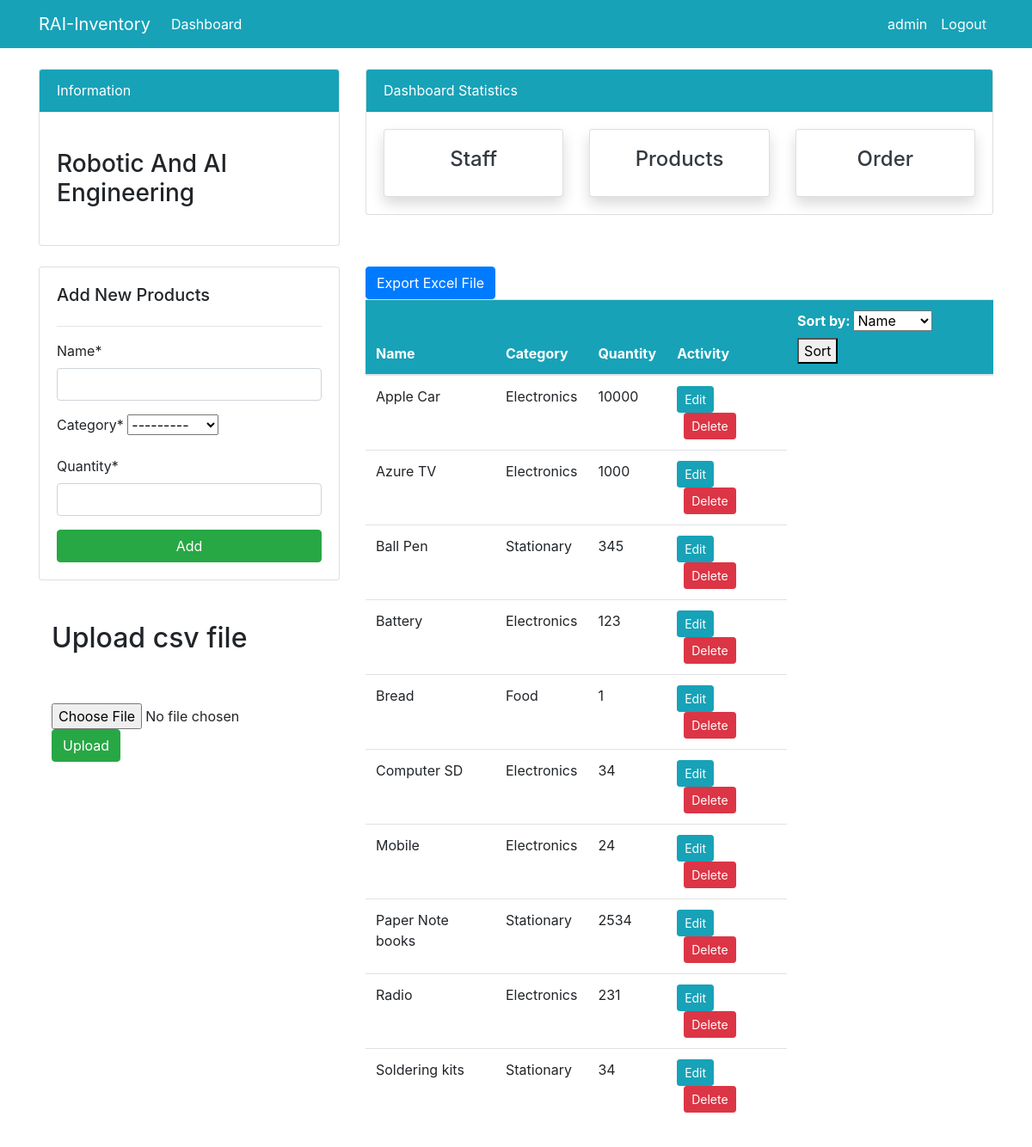
The app's page /product/ (signed in) with its own data.
### dashboard/models.py (models this page shows, shortened)
class Product(models.Model):
     name = models.CharField(max_length = 100 , null=True)
     category = models.CharField(max_length = 20,choices = CATEGORY ,null=True)
     quantity = models.PositiveBigIntegerField( null=True)
     class Meta:
         verbose_name_plural = 'Product'

### dashboard/views.py (the view, shortened to what this page needs)
# urls.py: path('product/',views.products, name = 'dashboard-products'),
@login_required(login_url='user-login') #sorting happens in this functions
def products(request):
    if request.method == "POST":
        form = ProductForm(request.POST)
        if form.is_valid():
            try:
                form.save()
                product_name = form.cleaned_data.get('name')
                messages.success(request, f'{product_name} has been added successfully')
                return redirect('dashboard-products')
            except IntegrityError as e:
                messages.error(request, 'Error: Duplicate data found in the form submission.')
                return redirect('dashboard-products')
    else:
        form = ProductForm()
    def insertion_sort(items): # when uploading from dtabase
        items_list = list(items)  # Convert the queryset to a list
        for i in range(1, len(items_list)):
            key = items_list[i]
            j = i - 1
            while j >= 0 and key.name < items_list[j].name:
                items_list[j + 1] = items_list[j]
                j -= 1
            items_list[j + 1] = key
        return items_list
    items = Product.objects.all()
    sorted_items = insertion_sort(items)
    def bubble_sort(items, key, ascending=True):
        n = len(items)
        for i in range(n):
            for j in range(0, n-i-1):
                comparison_result = getattr(items[j], key) > getattr(items[j+1], key)
                if ascending:
                    should_swap = comparison_result
                else:
                    should_swap = not comparison_result
                if should_swap:
                    items[j], items[j+1] = items[j+1], items[j]
    sort_by = request.GET.get('sort_by', 'name')  # Default to sorting by name
    items = list(Product.objects.all())  # Convert the queryset to a list for sorting
    sort_order = request.GET.get('sort_order', 'asc')  # Default to ascending
    ascending = sort_order.lower() == 'asc'
    next_sort_order = 'desc' if sort_order.lower() == 'asc' else 'asc'
    if sort_by == 'quantity':
        bubble_sort(items, 'quantity', ascending)
    elif sort_by == 'category':
        bubble_sort(items, 'category', ascending)
    else:
        bubble_sort(items, 'name', ascending)
    context = {
        'items': items,
        'form': form,
        'current_sort': sort_by,
        'next_sort_order':next_sort_order,
    }
    return render(request, 'dashboard/products.html', context)

### dashboard/forms.py (shortened to what this page needs)
class ProductForm(forms.ModelForm):
    class Meta:
        model = Product
        fields = ['name', 'category', 'quantity']

### templates/dashboard/products.html (shortened to what this page needs)
{% extends 'partials/base.html' %}
{%block content %}
{% load crispy_forms_tags %}
{% include 'partials/topnav.html' %}
<div class = "container">
<div class="row my-4">
    <div class="col-md-4">
        <div class="card card-body">
            <h5>Add New Products</h5>
            <hr>
            <form method="POST">
                  {{form|crispy}}
                <input class="btn btn-success btn-block" type="submit" value="Add">
            </form>
        </div>
          <form class = " container mt-5" method = "POST" enctype = "multipart/form-data">
            <h2> Upload  csv file </h2>
            <input type = "file" name = "file" class = "mt-5">
            <br>
            <button type = "submit" class = "btn btn-success">Upload</button>
          </form>
    </div>
    <div class="col-md-8">
        <form method="post" action="{% url 'export_data_to_excel_from_product' %}">
            <button type="submit" class="btn btn-primary">Export Excel File</button>
        </form>
        <table class="table bg-white">
            <thead class="bg-info text-white">
                <tr>
                    <th scope="col">Name</th>
                    <th scope="col">Category</th>
                    <th scope="col">Quantity</th>
                    <th scope="col">Activity</th>
                    <th >
                        <form method="get" action="{% url 'dashboard-products' %}">
                            <label for="sort_by">Sort by:</label>
                            <select id="sort_by" name="sort_by">
                                <option value="name" {% if current_sort == 'name' %}selected{% endif %}>Name</option>
                            </select>
                            <button type="submit">Sort</button>
                        </form>
                    <th>
                    </th>
                </tr>
            </thead>
            <tbody>
                {% for item in items %}
                <tr>
                    <td>{{ item.name }}</td>
                    <td>{{ item.category }}</td>
                    <td>{{ item.quantity }}</td>
                    <td>
                        <a class="btn btn-info btn-sm mr-2"
                            href="{% url 'dashboard-product-update' item.id %}">Edit</a>
                        <a class="btn btn-danger btn-sm ml-2"
                            href="{% url 'dashboard-product-delete' item.id %}">Delete</a>
                    </td>
                </tr>
                {% endfor %}
            </tbody>
        </table>
    </div>
</div>
</div>
{% endblock%}

### templates/partials/base.html (shortened to what this page needs)
{% load static %}
<!doctype html>
<html lang="en">
  <head>
    <link rel="stylesheet" href="https://cdn.jsdelivr.net/npm/bootstrap@4.6.2/dist/css/bootstrap.min.css">
    <link rel="stylesheet" href="{% static '/style.css' %}">
  </head>
  <body>
    {% include 'partials/nav.html' %}
    <div>
        {%block content%}
        {%endblock%}
    </div>

### templates/partials/nav.html (shortened to what this page needs)
<nav class="navbar navbar-expand-lg navbar-info bg-info">
    {% if user.is_authenticated %}
    <div class="container">
        <a class="navbar-brand text-white" href="{% url 'dashboard-index' %}">RAI-Inventory</a>
        <div class="collapse navbar-collapse" id="navbarSupportedContent">
            <ul class="navbar-nav mr-auto">
                <li class="nav-item active">
                    <a class="nav-link text-white" href="">Dashboard </a>
                </li>
            </ul>
            <ul class="navbar-nav ml-auto">
                <li class="nav-item active">
                    <a class="nav-link text-white" href="{% url 'user-profile' %}"> {{user.username}}
                        <span class="sr-only">(current)</span></a>
                </li>
                <li class="nav-item">
                    <a class="nav-link text-white" href="{%url 'user-logout' %}">Logout</a>
                </li>
            </ul>
          {% endif%}
        </div>
    </div>
</nav>

### templates/partials/topnav.html (shortened to what this page needs)
<div class = "container">
<div class="row">
    <div class="col-md-4 mt-4">
        <div class="card">
            <div class="card-header bg-info text-white">
                Information
            </div>
            <div class="card-body">
                <marquee behavior="" direction="">
                    <h3 class="my-4">Robotic And AI Engineering</h3>
                </marquee>
            </div>
        </div>
    </div>
    <div class="col-md-8 mt-4">
        <div class="card">
            <div class="card-header bg-info text-white">
                Dashboard Statistics
            </div>
            <div class="card-body">
                <div class="row">
                    <div class="col-md-4">
                        <a class="text-decoration-none text-dark" href="{% url 'dashboard-staff' %}">
                            <div class="card my-card shadow">
                                <div class="card-body text-center">
                                    <h4>Staff </h4>
                                </div>
                            </div>
                        </a>
                    </div>
                    <div class="col-md-4">
                        <a class="text-decoration-none text-dark" href="{% url 'dashboard-products' %}">
                            <div class="card my-card shadow">
                                <div class="card-body text-center">
                                    <h4>Products </h4>
                                </div>
                            </div>
                        </a>
                    </div>
                    <div class="col-md-4">
                        <a class="text-decoration-none text-dark" href="{% url 'dashboard-order' %}">
                            <div class="card my-card shadow">
                                <div class="card-body text-center">
                                    <h4>Order </h4>
                                </div>
                            </div>
                        </a>
                    </div>
                </div>
            </div>
        </div>
    </div>
</div>
</div>

### static/style.css (style rules this page uses)
body { background: white; }

### records on screen
Product: name "Apple Car", category "Electronics", quantity "10000"
Product: name "Azure TV", category "Electronics", quantity "1000"
Product: name "Ball Pen", category "Stationary", quantity "345"
Product: name "Battery", category "Electronics", quantity "123"
Product: name "Bread", category "Food", quantity "1"
Product: name "Computer SD", category "Electronics", quantity "34"
Product: name "Mobile", category "Electronics", quantity "24"
Product: name "Paper Note books", category "Stationary", quantity "2534"
Product: name "Radio", category "Electronics", quantity "231"
Product: name "Soldering kits", category "Stationary", quantity "34"

### other values on screen
{{ user.username }} "admin"
